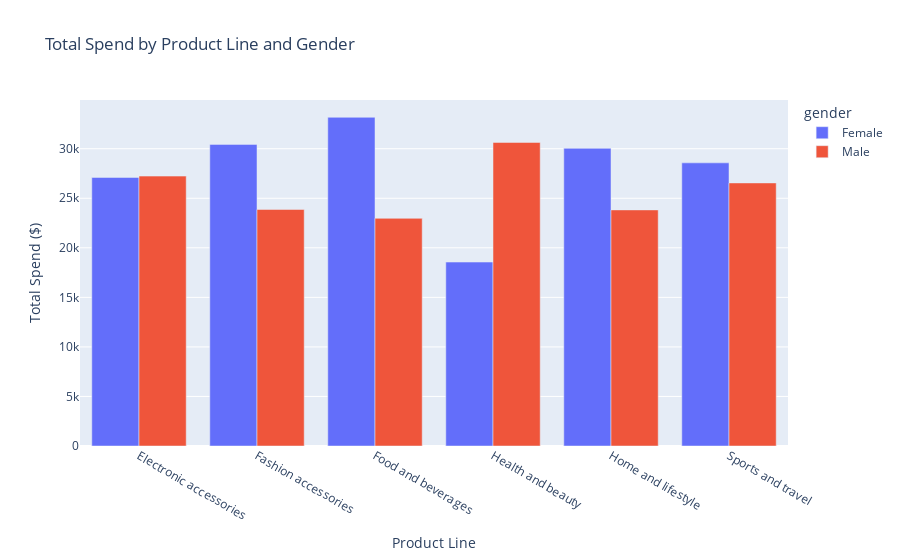

The cell this chart's notebook holds for it:
### Markdown cell above
### Total Spent per Product Line by Gender

### Code cell
spend_gender = df.groupby(["gender", "product_line"])["total"].sum().reset_index()
fig = px.bar(spend_gender, 
             x="product_line", 
             y="total", 
             color="gender", 
             barmode="group", 
             title="Total Spend by Product Line and Gender")
fig.update_layout(xaxis_title="Product Line", yaxis_title="Total Spend ($)")
fig.show()

### Figure 1 — Plotly figure (JSON) as saved in the notebook; plotly's stock layout.template omitted (floating-point values rounded to 4 significant figures)
{"data": [{"alignmentgroup": "True", "hovertemplate": "gender=Female<br>product_line=%{x}<br>total=%{y}<extra></extra>", "legendgroup": "Female", "marker": {"color": "#636efa", "pattern": {"shape": ""}}, "name": "Female", "offsetgroup": "Female", "orientation": "v", "showlegend": true, "textposition": "auto", "type": "bar", "x": ["Electronic accessories", "Fashion accessories", "Food and beverages", "Health and beauty", "Home and lifestyle", "Sports and travel"], "xaxis": "x", "y": [27100.0, 30440.0, 33170.0, 18560.0, 30040.0, 28570.0], "yaxis": "y"}, {"alignmentgroup": "True", "hovertemplate": "gender=Male<br>product_line=%{x}<br>total=%{y}<extra></extra>", "legendgroup": "Male", "marker": {"color": "#EF553B", "pattern": {"shape": ""}}, "name": "Male", "offsetgroup": "Male", "orientation": "v", "showlegend": true, "textposition": "auto", "type": "bar", "x": ["Electronic accessories", "Fashion accessories", "Food and beverages", "Health and beauty", "Home and lifestyle", "Sports and travel"], "xaxis": "x", "y": [27240.0, 23870.0, 22970.0, 30630.0, 23830.0, 26550.0], "yaxis": "y"}], "layout": {"barmode": "group", "legend": {"title": {"text": "gender"}, "tracegroupgap": 0}, "title": {"text": "Total Spend by Product Line and Gender"}, "xaxis": {"anchor": "y", "domain": [0, 1], "title": {"text": "Product Line"}}, "yaxis": {"anchor": "x", "domain": [0, 1], "title": {"text": "Total Spend ($)"}}}}
